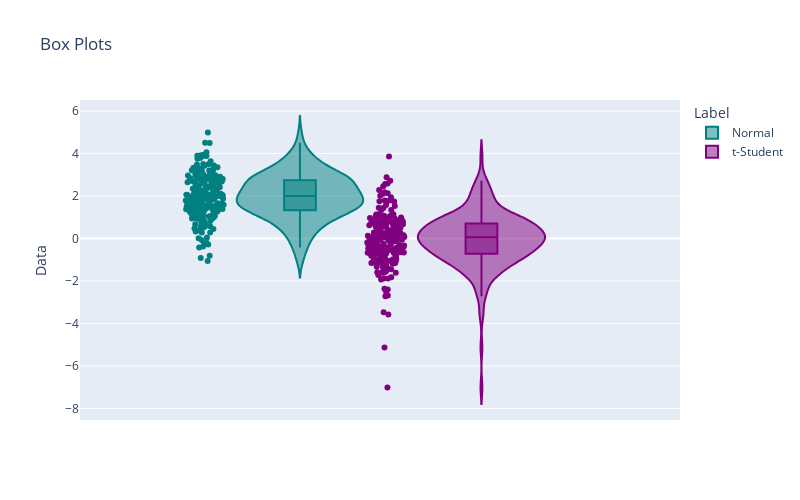

Write notebook code for a chart like this one.
### Markdown cell above
4. Show the original data points by setting the input `points` as `'all'`

### Code cell
fig = px.violin(df, y="Data", 
                color="Label",
                points="all",
                box=True,
                color_discrete_sequence=['teal', 'purple'],
                height = 500, width = 800,
                title='Box Plots')
fig.show()

### Figure 1 — Plotly figure (JSON) as saved in the notebook; plotly's stock layout.template omitted (floating-point values rounded to 4 significant figures; data arrays with more than 128 entries replaced by an {"elided": "..."} marker saying what was removed)
{"data": [{"alignmentgroup": "True", "box": {"visible": true}, "hovertemplate": "Label=Normal<br>Data=%{y}<extra></extra>", "legendgroup": "Normal", "marker": {"color": "teal"}, "name": "Normal", "offsetgroup": "Normal", "orientation": "v", "points": "all", "scalegroup": "True", "showlegend": true, "type": "violin", "x0": " ", "xaxis": "x", "y": {"elided": "200 float values"}, "y0": " ", "yaxis": "y"}, {"alignmentgroup": "True", "box": {"visible": true}, "hovertemplate": "Label=t-Student<br>Data=%{y}<extra></extra>", "legendgroup": "t-Student", "marker": {"color": "purple"}, "name": "t-Student", "offsetgroup": "t-Student", "orientation": "v", "points": "all", "scalegroup": "True", "showlegend": true, "type": "violin", "x0": " ", "xaxis": "x", "y": {"elided": "200 float values"}, "y0": " ", "yaxis": "y"}], "layout": {"height": 500, "legend": {"title": {"text": "Label"}, "tracegroupgap": 0}, "title": {"text": "Box Plots"}, "violinmode": "group", "width": 800, "xaxis": {"anchor": "y", "domain": [0, 1]}, "yaxis": {"anchor": "x", "domain": [0, 1], "title": {"text": "Data"}}}}
